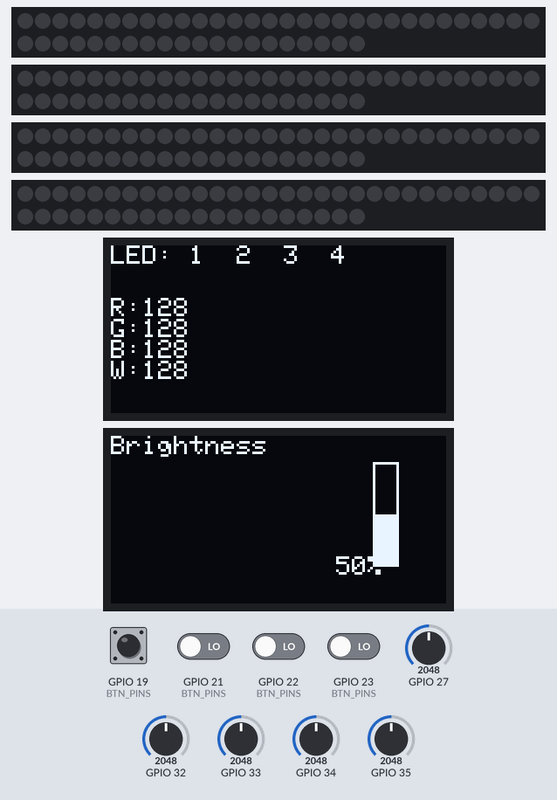
A program run on a simulated ESP32. Shown: 4 × 50 RGB LEDs in strip order, left to right, continuing on the next row, 2 × 128×64 one-colour display. Inputs (shaded band) come from the test bench; at power-on: GPIO 19 (BTN_PINS), GPIO 21 (BTN_PINS), GPIO 22 (BTN_PINS), GPIO 23 (BTN_PINS) LOW, GPIO 27 = 2048, GPIO 32 = 2048, GPIO 34 = 2048, GPIO 35 = 2048, GPIO 33 = 2048. Dim RGB values are drawn brighter than linear; what the program prints to the serial monitor is not drawn.

Above: at 1.3 s.
1.4 s: GPIO 27 set to 2130
At 2.6 s:
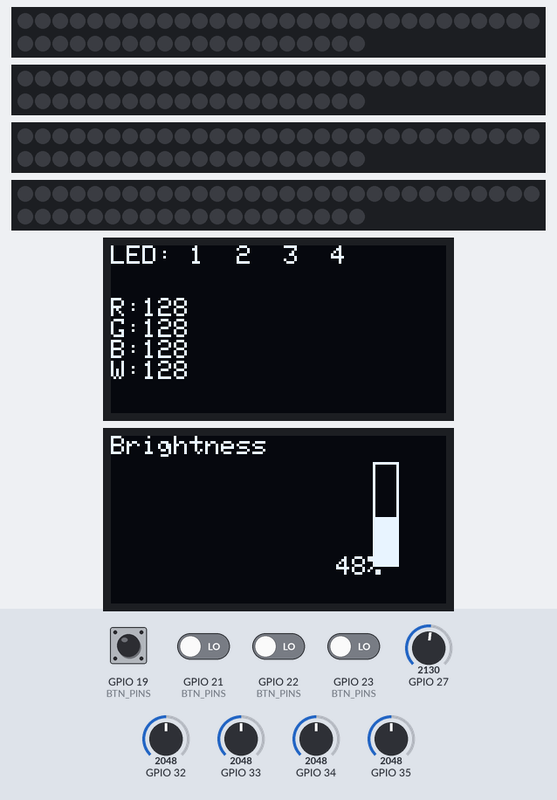
3.0 s: GPIO 32 set to 2106
At 4.1 s:
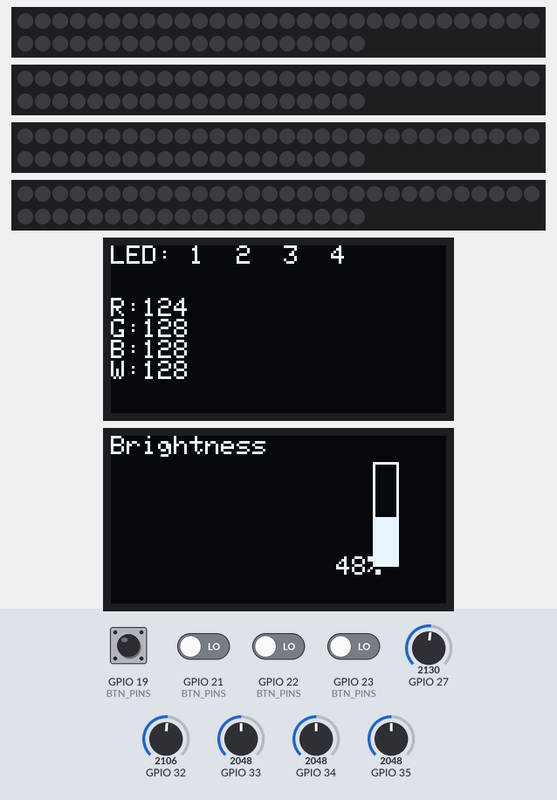
4.5 s: GPIO 19 (BTN_PINS) pulled HIGH for 0.15 s
At 5.4 s:
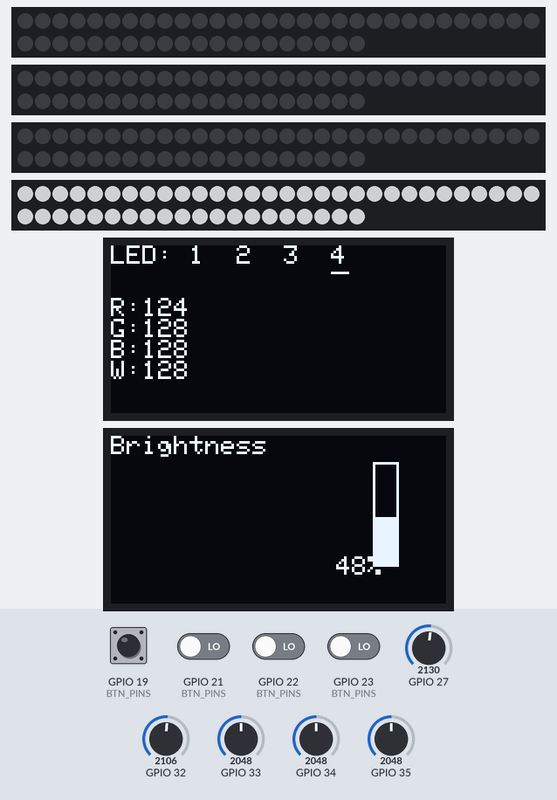
6.1 s: GPIO 34 set to 3054
At 7.2 s:
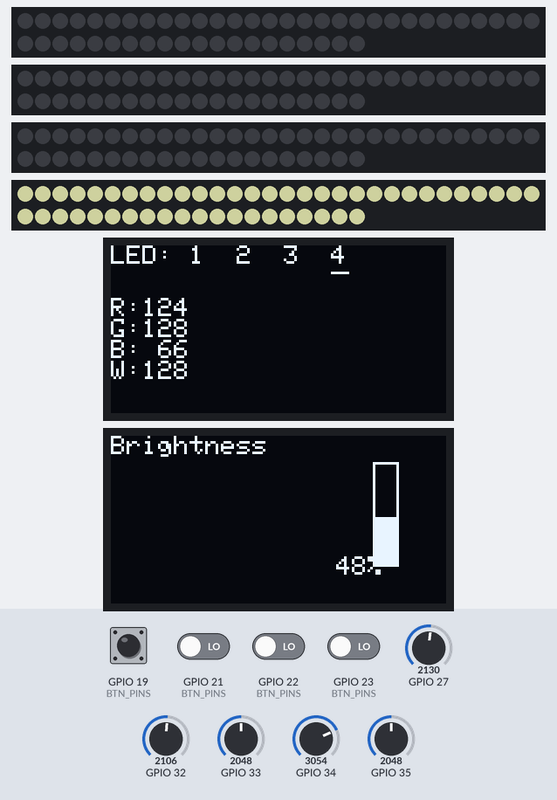
7.9 s: GPIO 34 set to 3122
9.4 s: GPIO 35 set to 3972
At 11.2 s:
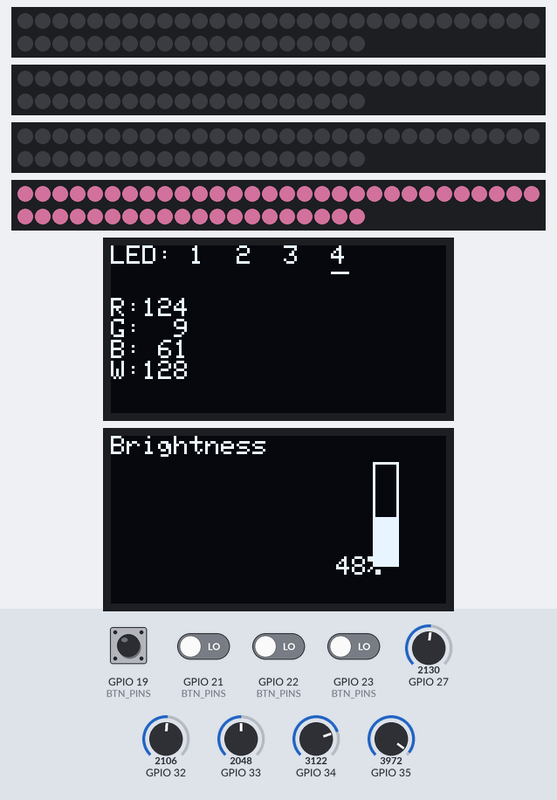
Timing chart, 0 to 12.7 s (numbered marks = the images above; inputs shaded):
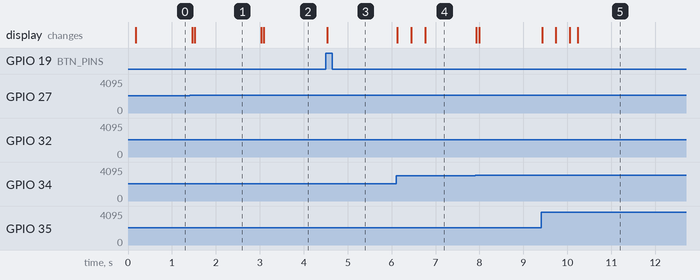

The program:

main.cpp
```cpp
#include <Wire.h>
#include <Adafruit_GFX.h>
#include <Adafruit_SSD1306.h>
#include <NeoPixelBus.h>

#define SCREEN_WIDTH 128
#define SCREEN_HEIGHT 64

// Two OLED displays (left and right)
TwoWire WireLeft = TwoWire(0);
TwoWire WireRight = TwoWire(1);
Adafruit_SSD1306 displayLeft(SCREEN_WIDTH, SCREEN_HEIGHT, &WireLeft, -1);
Adafruit_SSD1306 displayRight(SCREEN_WIDTH, SCREEN_HEIGHT, &WireRight, -1);

// LED strip setup
#define LED_COUNT 50
#define LED_PIN_1 18
#define LED_PIN_2 4
#define LED_PIN_3 17
#define LED_PIN_4 13

// SK6812 RGBW strips using NeoPixelBus (GRBW order)
NeoPixelBus<NeoGrbwFeature, NeoEsp32Rmt4Ws2812xMethod> strip1(LED_COUNT, LED_PIN_1);
NeoPixelBus<NeoGrbwFeature, NeoEsp32Rmt5Ws2812xMethod> strip2(LED_COUNT, LED_PIN_2);
NeoPixelBus<NeoGrbwFeature, NeoEsp32Rmt6Ws2812xMethod> strip3(LED_COUNT, LED_PIN_3);
NeoPixelBus<NeoGrbwFeature, NeoEsp32Rmt7Ws2812xMethod> strip4(LED_COUNT, LED_PIN_4);

// Analog input pins for potentiometers
#define POT_R      32
#define POT_G      35
#define POT_B      34
#define POT_W      33
#define POT_BRIGHT 27

// Button input pins
#define BTN1 23
#define BTN2 22
#define BTN3 21
#define BTN4 19

// Filter and smoothing parameters
static int emaR=0, emaG=0, emaB=0, emaW=0, emaBr=0;
const uint8_t HYST = 2;
const uint8_t ALPHA_NUM = 2;
const uint8_t ALPHA_DEN = 10;

// Last stored color values for change detection
int lastR=-1, lastG=-1, lastB=-1, lastW=-1, lastBr=-1;

// Tracks which LED strips are currently selected for control
bool stripSelected[4] = {false, false, false, false};

// Button debounce setup
const int BTN_PINS[4] = { BTN1, BTN2, BTN3, BTN4 };
bool lastState[4] = {false, false, false, false};
unsigned long lastChange[4] = {0, 0, 0, 0};
const unsigned long DEBOUNCE_MS = 40;

// Convert a 12-bit analog reading to 8-bit inverted scale (0–255)
int to8bitInv(int raw) {
  return 255 - map(raw, 0, 4095, 0, 255);
}

// Return the median of three readings for noise reduction
int median3(int a, int b, int c) {
  if (a > b) { int t=a; a=b; b=t; }
  if (b > c) { int t=b; b=c; c=t; }
  if (a > b) { int t=a; a=b; b=t; }
  return b;
}

// Read analog pin, apply median filter and exponential moving average
int readFiltered8bitInverted(int pin, int &emaState) {
  int a = analogRead(pin);
  int b = analogRead(pin);
  int c = analogRead(pin);
  int m = median3(a, b, c);
  int v8 = to8bitInv(m);
  if (emaState == 0) emaState = v8;
  emaState = (emaState * (ALPHA_DEN - ALPHA_NUM) + v8 * ALPHA_NUM) / ALPHA_DEN;
  return emaState;
}

// Update both OLED displays with color and brightness info
void updateDisplays(int r, int g, int b, int w, int br) {
  int brPct = map(br, 0, 255, 0, 100);

  // Left display: LED selection + RGBW values
  displayLeft.clearDisplay();
  displayLeft.setTextColor(SSD1306_WHITE);
  displayLeft.setTextSize(1);
  displayLeft.setCursor(0, 0);
  displayLeft.print("LED:");

  const int xStart = 30;
  const int xStep  = 18;
  const int yTop   = 0;
  const int uY     = yTop + 10;

  // Show numbers 1–4 and underline selected ones
  for (int i = 0; i < 4; i++) {
    int xNum = xStart + i * xStep;
    displayLeft.setCursor(xNum, yTop);
    displayLeft.print(i + 1);
    if (stripSelected[i]) {
      displayLeft.drawLine(xNum, uY, xNum + 6, uY, SSD1306_WHITE);
    }
  }

  // Display current RGBW values
  displayLeft.setCursor(0, 20);
  displayLeft.printf("R:%3d\nG:%3d\nB:%3d\nW:%3d", r, g, b, w);
  displayLeft.display();

  // Right display: brightness bar
  displayRight.clearDisplay();
  displayRight.setTextColor(SSD1306_WHITE);
  displayRight.setTextSize(1);
  displayRight.setCursor(0, 0);
  displayRight.print("Brightness");

  const int barH = 40;
  const int fill = map(brPct, 0, 100, 0, barH);
  const int barX = 100;
  const int barY = 10;

  displayRight.drawRect(barX, barY, 10, barH, SSD1306_WHITE);
  displayRight.fillRect(barX, barY + (barH - fill), 10, fill, SSD1306_WHITE);
  displayRight.setCursor(barX - 20, barY + barH - 4);
  displayRight.printf("%3d%%", brPct);
  displayRight.display();
}

// Apply the current pot color to all selected strips
void applyColorToSelectedStrips(RgbwColor color) {
  for (int p = 0; p < LED_COUNT; p++) {
    if (stripSelected[0]) strip1.SetPixelColor(p, color);
    if (stripSelected[1]) strip2.SetPixelColor(p, color);
    if (stripSelected[2]) strip3.SetPixelColor(p, color);
    if (stripSelected[3]) strip4.SetPixelColor(p, color);
  }
  if (stripSelected[0]) strip1.Show();
  if (stripSelected[1]) strip2.Show();
  if (stripSelected[2]) strip3.Show();
  if (stripSelected[3]) strip4.Show();
}

void setup() {
  Serial.begin(115200);

  // Initialize LED strips
  strip1.Begin(); strip2.Begin(); strip3.Begin(); strip4.Begin();
  strip1.Show();  strip2.Show();  strip3.Show();  strip4.Show();

  // Configure buttons with internal pulldown
  for (int i = 0; i < 4; i++) pinMode(BTN_PINS[i], INPUT_PULLDOWN);

  // Initialize both OLED displays
  WireLeft.begin(25, 26);   // Left OLED: SDA=25, SCL=26
  WireRight.begin(14, 16);  // Right OLED: SDA=14, SCL=16

  if (!displayLeft.begin(SSD1306_SWITCHCAPVCC, 0x3C)) Serial.println("Left OLED missing");
  if (!displayRight.begin(SSD1306_SWITCHCAPVCC, 0x3C)) Serial.println("Right OLED missing");

  displayLeft.clearDisplay(); displayLeft.display();
  displayRight.clearDisplay(); displayRight.display();
}

void loop() {
  unsigned long now = millis();
  bool buttonPressed = false;

  // Read current potentiometer values
  int r  = readFiltered8bitInverted(POT_R,  emaR);
  int g  = readFiltered8bitInverted(POT_G,  emaG);
  int b  = readFiltered8bitInverted(POT_B,  emaB);
  int w  = readFiltered8bitInverted(POT_W,  emaW);
  int br = readFiltered8bitInverted(POT_BRIGHT, emaBr);

  float bf = br / 255.0f;
  RgbwColor color((int)(r * bf), (int)(g * bf), (int)(b * bf), (int)(w * bf));

  // Check button presses and toggle strip selection
  for (int i = 0; i < 4; i++) {
    bool reading = digitalRead(BTN_PINS[i]);
    if (reading != lastState[i] && (now - lastChange[i]) > DEBOUNCE_MS) {
      lastChange[i] = now;
      lastState[i] = reading;
      if (reading) {
        stripSelected[i] = !stripSelected[i];
        buttonPressed = true;
        Serial.printf("Strip %d %s\n", i + 1, stripSelected[i] ? "SELECTED" : "DESELECTED");

        // Immediately apply current color when a strip is selected
        if (stripSelected[i]) applyColorToSelectedStrips(color);
      }
    }
  }

  // Detect changes in potentiometer values
  bool changed =
    (lastR < 0) ||
    (abs(r - lastR) >= HYST) ||
    (abs(g - lastG) >= HYST) ||
    (abs(b - lastB) >= HYST) ||
    (abs(w - lastW) >= HYST) ||
    (abs(br - lastBr) >= HYST);

  // Update LEDs if color changed
  if (changed) {
    applyColorToSelectedStrips(color);
    lastR=r; lastG=g; lastB=b; lastW=w; lastBr=br;
  }

  // Displays when color changes or button is pressed
  if (changed || buttonPressed) {
    updateDisplays(r, g, b, w, br);
  }

  delay(2);
}
```

Measured:
- the behaviour switches between 2071 and 2072 on GPIO 27 (found by bisection; images 0 and 1)
- the behaviour switches between 2071 and 2072 on GPIO 32 (found by bisection; images 1 and 2)
- after the input at 1.4 s, the display: first changes after 0.06 s (image 1 shows a later state)
- after the input at 3.0 s, the display: first changes at once (image 2 shows a later state)
- after the input at 4.5 s, the display: changes at once (image 3)
- after the input at 6.1 s, the display: first changes at once (image 4 shows a later state)
- after the input at 9.4 s, the display: first changes at once (image 5 shows a later state)
